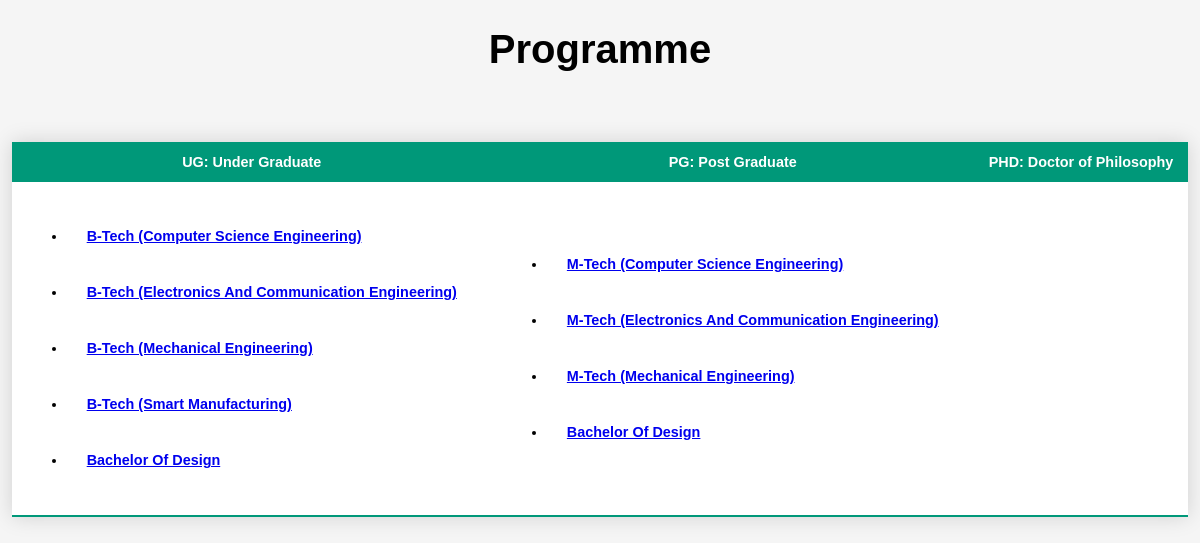
/programme, run on an earlier commit of the app's database.
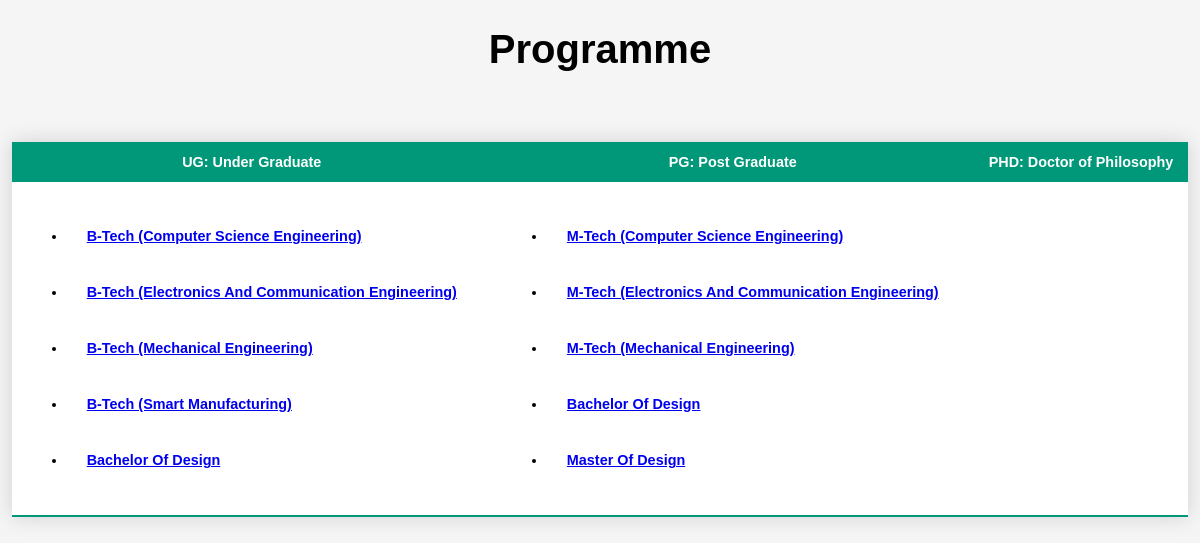
And on a later commit of the database.
### program_and_curriculum_management/models.py (models this page shows, shortened)
class Programme(models.Model):
    category = models.CharField(max_length=100)
    title = models.CharField(max_length=100)

### program_and_curriculum_management/views.py (the view)
# urls.py: path('programme',views.programme, name='program_and_curriculum_management'),
def programme(request):
    ug = Programme.objects.filter(category='UG')
    pg = Programme.objects.filter(category='PG')
    phd = Programme.objects.filter(category='PHD')
    return render(request,'programme.html',{'UG':ug, 'PG':pg, 'PHD':phd})

### templates/programme.html (shortened to what this page needs)
<!DOCTYPE html>
<html lang="en">
<head>
    <link rel='stylesheet' type='text/css' media='screen' href='/static/style.css'>
</head>
<body>
    <div class="top">
       <h1>Programme</h1>
   </div>
    <div>
        <table class="styled-table">
            <thead>
                <tr style="text-align: center;">
                    <th>UG: Under Graduate</th>
                    <th>PG: Post Graduate</th>
                    <th>PHD: Doctor of Philosophy</th>
                </tr>
            </thead>
            <tbody>
                <tr>
                    <td>
                        <ul>
                        {% for ug in UG %}
                        <li><a href="{% url 'curriculum' ug.id %}">{{ug.title | title }}</a></li>
                        {% endfor %}
                        </ul>
                    </td>
                    <td>
                        <ul>
                        {% for pg in PG %}
                        <li><a href="{% url 'curriculum' pg.id %}">
                            {{ pg.title | title }}
                            </a>
                        </li>
                        {% endfor %}
                        </ul>
                    </td>
                    <td>
                    </td>
                </tr>
            </tbody>
            </table>
    </div>
</body>
</html>

What changed in the data, as far as the page shows it:
added Programme: title "Master Of Design"
